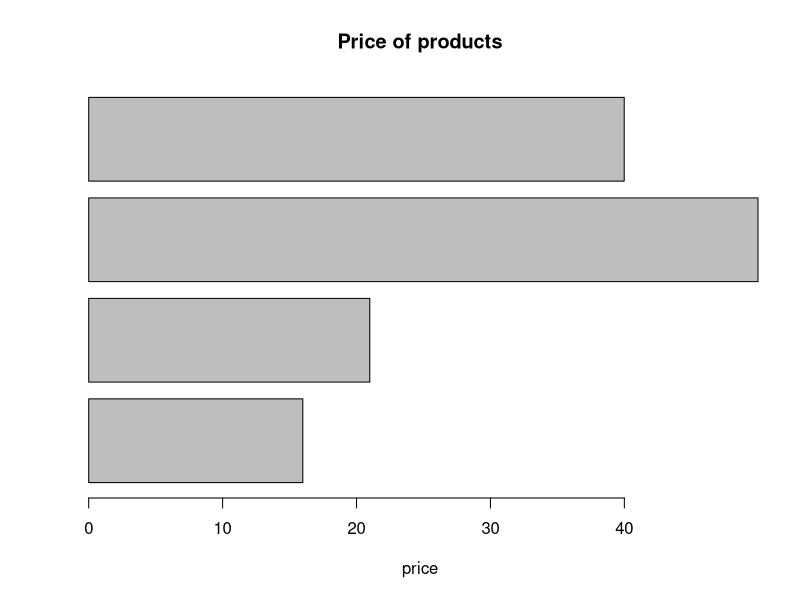
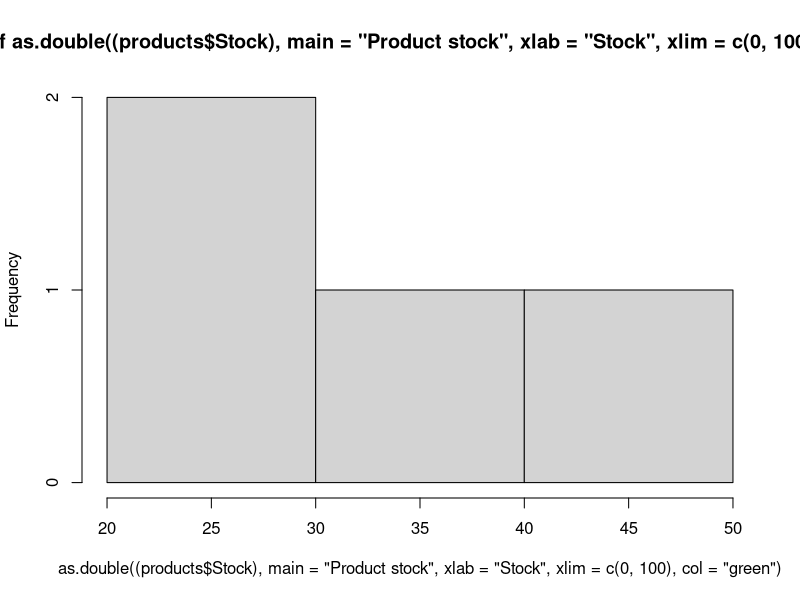
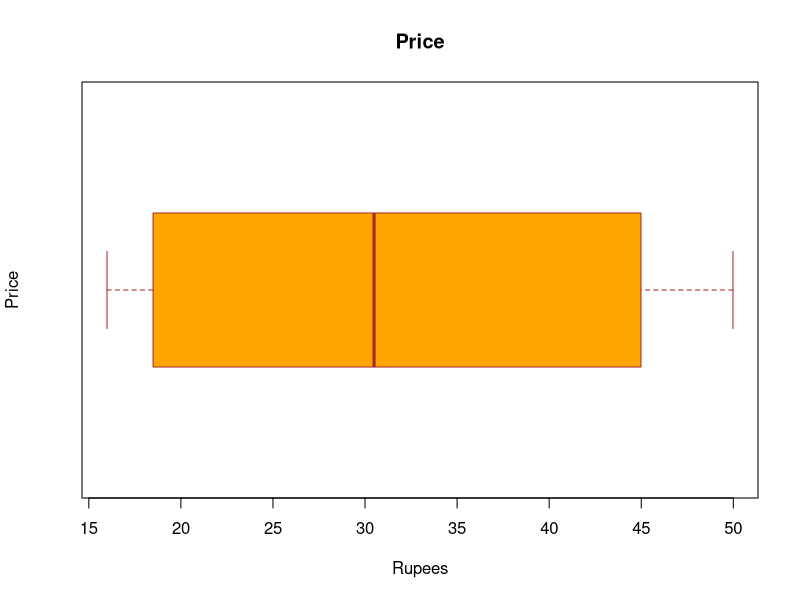

Write R code to recreate these figures, in order.
products <- data.frame(
    ProductId = c(101, 102, 103),
    ProductName = c("T-Shirt", "Jeans", "Shoes"),
    Price = c(15.99, 20.99, 49.98),
    Stock = c(50, 30, 25),
    stringsAsFactors = FALSE
)
print(products)

# print first column of dataframe
products[1]

# structure of dataframe
str(products)


# summary of dataframe
b = summary(products)
b

# accessing the same attribute using different methods:-------------------------
result = data.frame(products$ProductName)
result

products[1]

products[["ProductName"]]

products$Price

dim(products)

# adding a new row:
newProduct = c(104, "SunGlasses", 39.99, 40)
products = rbind(products, newProduct)
cat("\nUpdated product dataframe:\n")
products

# adding a new column

Discount <- c(5, 10, 8, 4)
products <- cbind(products, Discount)
products

# combining two dataframes into one

products1 <- data.frame(
    ProductId = c(105, 106),
    ProductName = c("Belt", "Trousers"),
    Price = c(20.99, 45.98),
    Stock = c(70, 40),
    Discount = c(10, 15),
    stringsAsFactors = FALSE
)
products1

combined = rbind(products, products1)
combined

# now horizontally

products3 <- data.frame(Brand = c("Noke", "Abbibas", "OverArmour", "Mucci", "Louis Bitton", "Divided Colours of Menetton"))

combined1 <- cbind(combined, products3)
combined1

# ==============================================================================
# install.packages("dplyr")
library(dplyr)

stats <- data.frame(
    player = c("a", "b", "c", "d", "a", "a"),
    runs = c(100, 200, 408, 19, 56, 100),
    wickets = c(17, 20, NA, 5, 2, 17)
)

# fetch players who scored more than 100 runs
filter(stats, runs > 100)

filter(stats, wickets > 10)

# remove duplicates:
# reove duplicate rows, but the whole row must match:
distinct(stats)

# remove duplicate columns:
distinct(stats, player, .keep_all = TRUE)

# arrange the thing
arrange(stats, runs)
arrange(stats, wickets)

# fetch required column data:
select(stats, player, wickets)

# rename:
rename(stats, runsScored = runs)

# add new column, based on existing columns:
mutate(stats, avg = runs / 4)

# drop all and create a new column
transmute(stats, avg = runs / 4)

summarise(stats, sum(runs), mean(runs))

# horizontal bar plot
barplot(as.double(products$Price), main = "Price of products", xlab = "price", horiz = TRUE)

hist(as.double((products$Stock), main = "Product stock", xlab = "Stock", xlim = c(0, 100), col = "green"))

boxplot(as.double(products$Price), horizontal = TRUE, main = "Price", xlab = "Rupees", ylab = "Price", col = "orange", border = "brown")
